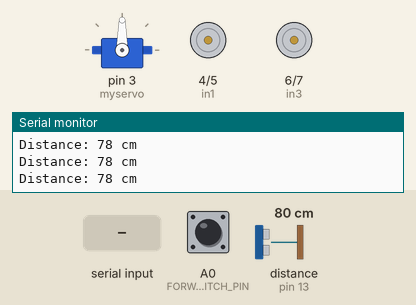
This sketch was run on a simulated Arduino Uno, built with avr-gcc and run on an emulated ATmega328P. Shown: servo, motor-driver pin pairs drawn as motors (green arrow = first pin HIGH = forward, orange = second pin HIGH = backward, longer = more drive, scaled by the enable pin), the last lines printed to the serial monitor. Wiring (inferred from the names in the program): ultrasonic range finder: trigger pin 12; echo pin 13. Inputs (shaded band) come from the test bench; at power-on: A0 (FORWARD_SWITCH_PIN) LOW, distance to the obstacle (sensor on pin 13) 80 cm. The echo pulse lasts 58.3 µs per cm.

Above: at 1.2 s.
1.3 s: A0 (FORWARD_SWITCH_PIN) pulled HIGH for 0.15 s
At 1.7 s:
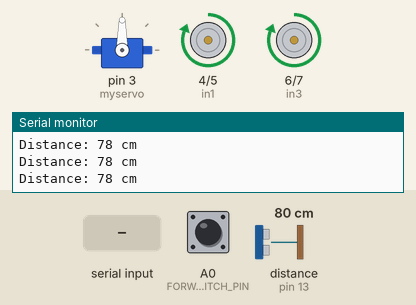
2.9 s: "B" received over the second serial link
At 3.6 s:
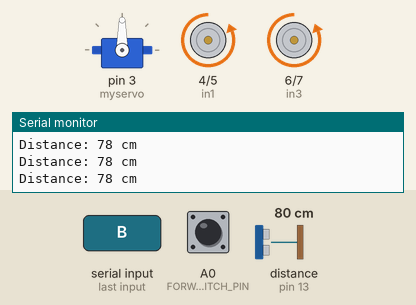
4.4 s: "L" received over the second serial link
At 5.8 s:
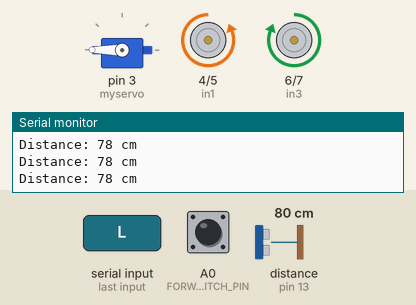
6.4 s: "R" received over the second serial link
At 7.2 s:
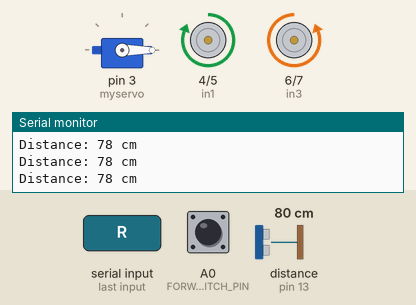
8.4 s: distance to the obstacle (sensor on pin 13) set to 2 cm
11.4 s: A0 (FORWARD_SWITCH_PIN) pulled HIGH for 1 s
At 12.7 s:
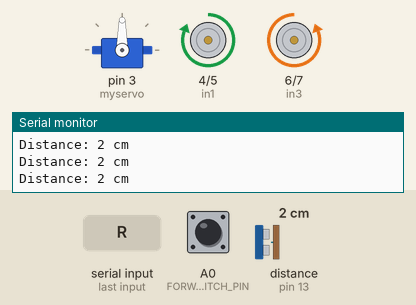
Timing chart, 0 to 14.4 s (numbered marks = the images above; inputs shaded):
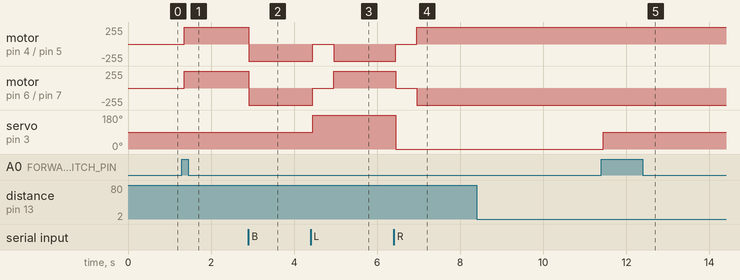

Measured:
- after the input at 1.3 s, motor on pin 4 (in1) / pin 5 (in2), motor on pin 6 (in3) / pin 7 (in4): stopped → forward 255/255 after 0.05 s
- after the input at 2.9 s, motor on pin 4 (in1) / pin 5 (in2), motor on pin 6 (in3) / pin 7 (in4): forward 255/255 → backward 255/255 at once
- after the input at 4.4 s, motor on pin 4 (in1) / pin 5 (in2): backward 255/255 → stopped after 0.05 s, → backward 255/255 0.50 s later; motor on pin 6 (in3) / pin 7 (in4): backward 255/255 → stopped after 0.05 s, → forward 255/255 0.50 s later; servo on pin 3 (myservo): 90° → 180° after 0.05 s
- after the input at 6.4 s, motor on pin 4 (in1) / pin 5 (in2): backward 255/255 → stopped after 0.05 s, → forward 255/255 0.50 s later; motor on pin 6 (in3) / pin 7 (in4): forward 255/255 → stopped after 0.05 s, → backward 255/255 0.50 s later; servo on pin 3 (myservo): 180° → 0° after 0.05 s
- after the input at 11.4 s, servo on pin 3 (myservo): 0° → 90° at once

The sketch:

code.ino
```cpp
#include <SoftwareSerial.h>
#include <Servo.h>

// --- Function Declarations ---
void forward();
void backward();
void left();
void right();
void stopMotors();

// Bluetooth pins (connect RX to TX and TX to RX)
SoftwareSerial BT(10, 11); // RX, TX

// Servo motor object
Servo myservo;

// Motor A pins (for one side of the wheelchair)
const int in1 = 4;
const int in2 = 5;
const int ena = 8; // Connect to a PWM pin for speed control

// Motor B pins (for the other side of the wheelchair)
const int in3 = 6;
const int in4 = 7;
const int enb = 9; // Connect to a PWM pin for speed control

// Ultrasonic sensor pins
const int trigPin = 12;
const int echoPin = 13;

// New: Physical forward control switch pin
const int FORWARD_SWITCH_PIN = A0; // Using analog pin A0 as a digital input

// Variables for sensor and command handling
char command;
long duration;
int distance;

void setup() {
    // Attach the servo motor to a digital pin
    myservo.attach(3);

    // Set motor driver control pins as outputs
    pinMode(in1, OUTPUT);
    pinMode(in2, OUTPUT);
    pinMode(in3, OUTPUT);
    pinMode(in4, OUTPUT);
    pinMode(ena, OUTPUT);
    pinMode(enb, OUTPUT);

    // Set ultrasonic sensor pins
    pinMode(trigPin, OUTPUT);
    pinMode(echoPin, INPUT);

    // Set up the forward switch pin with an internal pull-up resistor


    // Set enable pins to HIGH to allow the motors to be controlled
    digitalWrite(ena, HIGH);
    digitalWrite(enb, HIGH);

    // Start Bluetooth and Serial communication for debugging
    BT.begin(9600);
    Serial.begin(9600);

    // Set initial servo position to center (90 degrees)
    myservo.write(90);

    Serial.println("System Initialized and Ready.");
    Serial.println("Waiting for Bluetooth commands...");
}

void loop() {
    // --- Ultrasonic Distance Measurement ---
    digitalWrite(trigPin, LOW);
    delayMicroseconds(2);
    digitalWrite(trigPin, HIGH);
    delayMicroseconds(10);
    digitalWrite(trigPin, LOW);
    duration = pulseIn(echoPin, HIGH);
    distance = duration * 0.034 / 2;
    Serial.print("Distance: ");
    Serial.print(distance);
    Serial.println(" cm");

    // --- Check for physical switch control ---
    if (digitalRead(FORWARD_SWITCH_PIN) == HIGH) { // Switch is ON
        if (distance > 15) { // Check for obstacles before moving
            forward();
            Serial.println("Switch ON: Moving Forward");
        }
        myservo.write(90); // Keep servo centered
    } else { // Switch is OFF, listen for Bluetooth commands
        if (BT.available()) {
            command = BT.read();
            Serial.print("Received command: ");
            Serial.println(command);

            switch (command) {
                case 'F': // Forward
                    // This case is only used when the switch is OFF
                    if (distance > 15) {
                        forward();
                        Serial.println("Command: Moving Forward");
                    } else {
                        stopMotors();
                        Serial.println("Command: Obstacle too close, not moving forward.");
                    }
                    myservo.write(90);
                    break;
                case 'B': // Backward
                    backward();
                    Serial.println("Command: Moving Backward");
                    myservo.write(90);
                    break;
                case 'L': // Left turn
                    stopMotors();
                    Serial.println("Command: Turning Left");
                    myservo.write(180);
                    delay(500);
                    left();
                    break;
                case 'R': // Right turn
                    stopMotors();
                    Serial.println("Command: Turning Right");
                    myservo.write(0);
                    delay(500);
                    right();
                    break;
                case 'S': // Stop
                    stopMotors();
                    Serial.println("Command: Stopping Motors");
                    myservo.write(90);
                    break;
            }
        }
    }

    delay(50);
}

// Motor control functions
void forward() {
    digitalWrite(in1, HIGH);
    digitalWrite(in2, LOW);
    digitalWrite(in3, HIGH);
    digitalWrite(in4, LOW);
}

void backward() {
    digitalWrite(in1, LOW);
    digitalWrite(in2, HIGH);
    digitalWrite(in3, LOW);
    digitalWrite(in4, HIGH);
}

void left() {
    digitalWrite(in1, LOW);
    digitalWrite(in2, HIGH);
    digitalWrite(in3, HIGH);
    digitalWrite(in4, LOW);
}

void right() {
    digitalWrite(in1, HIGH);
    digitalWrite(in2, LOW);
    digitalWrite(in3, LOW);
    digitalWrite(in4, HIGH);
}

void stopMotors() {
    digitalWrite(in1, LOW);
    digitalWrite(in2, LOW);
    digitalWrite(in3, LOW);
    digitalWrite(in4, LOW);
}
```
